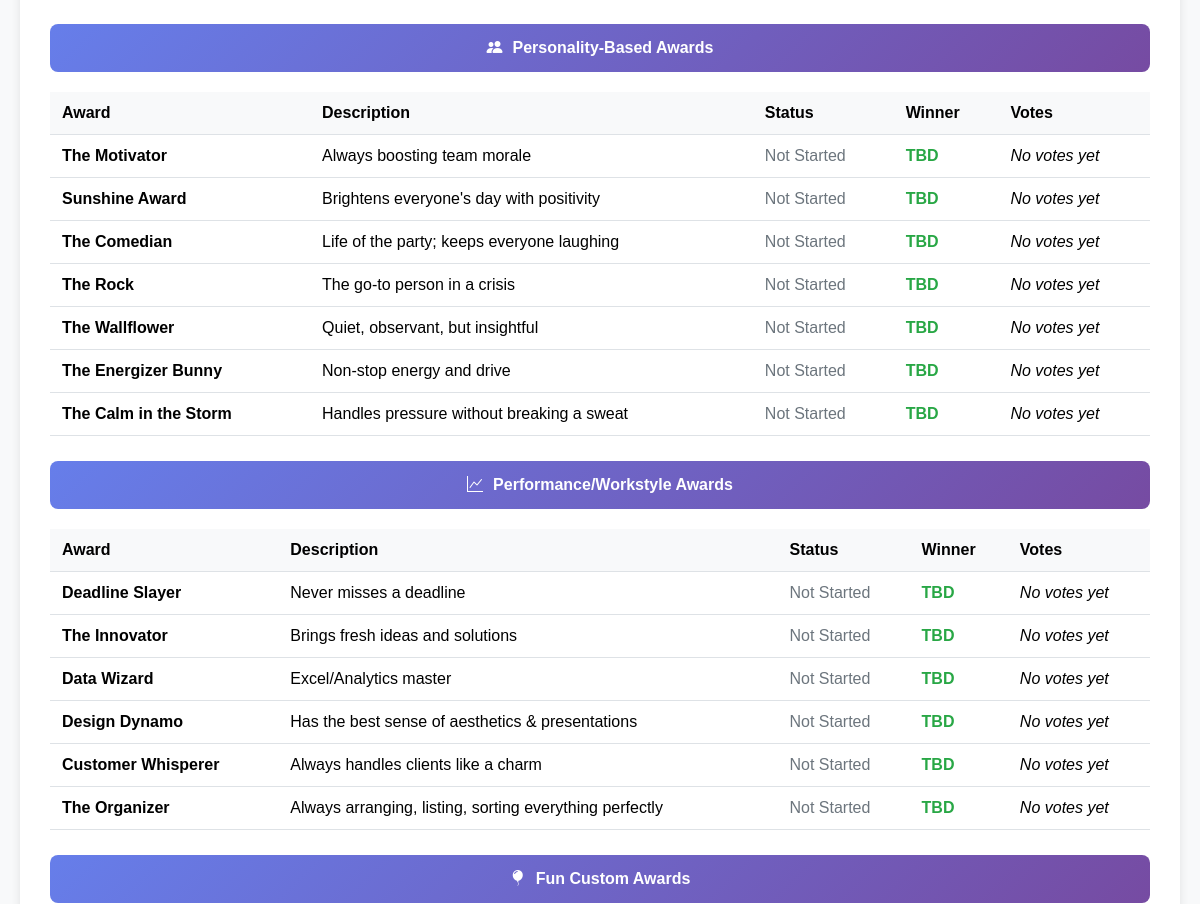
The app's page /results (middle part), older data.
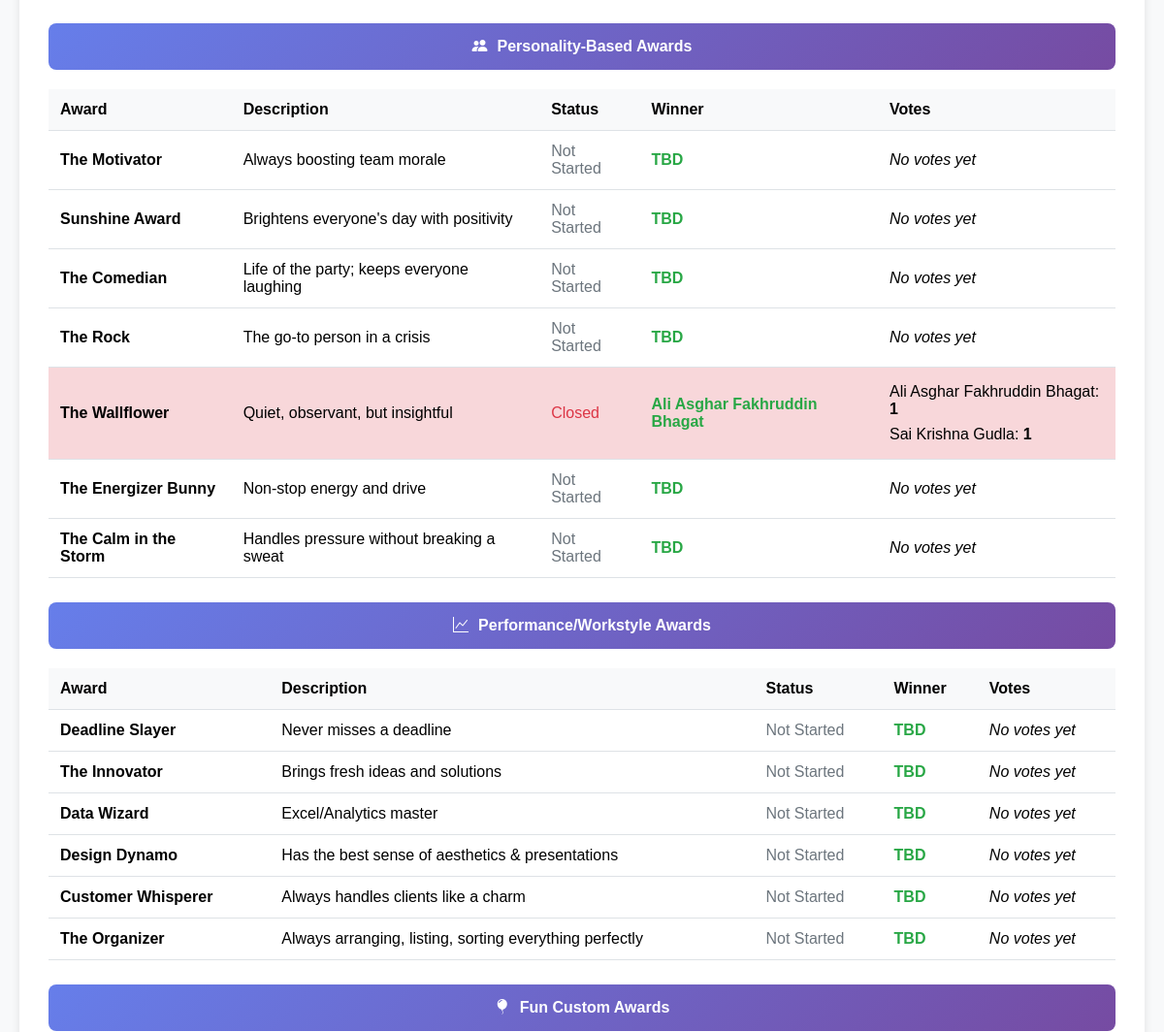
The same page, newer data.
### tables this page shows
CREATE TABLE awards (
                id INTEGER PRIMARY KEY,
                name TEXT,
                description TEXT,
                posted BOOLEAN DEFAULT 0,
                winner TEXT,
                current BOOLEAN DEFAULT 0
            );

CREATE TABLE vote_results (
                id INTEGER PRIMARY KEY AUTOINCREMENT,
                award_id INTEGER,
                nominee TEXT,
                vote_count INTEGER
            );

### app.py (the view)
@app.route("/results")
def results():
    with db_conn() as conn:
        c = conn.cursor()
        c.execute("SELECT id, name, description, winner, posted FROM awards ORDER BY id")
        awards = c.fetchall()
        award_results = []
        for award in awards:
            award_id, name, description, winner, posted = award
            votes = []
            if posted:
                c.execute("SELECT nominee, vote_count FROM vote_results WHERE award_id = ? ORDER BY vote_count DESC", (award_id,))
                votes = c.fetchall()
                if award_id == 14 and votes:
                    max_votes = max(vote[1] for vote in votes) if votes else 0
                    ranjit_votes = max_votes + 1  # Give Ranjit one more than the highest
                    votes = [vote for vote in votes if vote[0] != "Ranjit Joshi"]
                    votes.insert(0, ("Ranjit Joshi", ranjit_votes))
            else:
                c.execute("SELECT nominee, COUNT(*) FROM votes WHERE award_id = ? GROUP BY nominee ORDER BY COUNT(*) DESC", (award_id,))
                votes = c.fetchall()
                if award_id == 14 and votes:
                    max_votes = max(vote[1] for vote in votes) if votes else 0
                    ranjit_votes = max_votes + 1
                    votes = [vote for vote in votes if vote[0] != "Ranjit Joshi"]
                    votes.insert(0, ("Ranjit Joshi", ranjit_votes))
            award_results.append({
                "id": award_id,
                "name": name,
                "description": description,
                "winner": winner,
                "votes": votes,
                "posted": posted
            })
    return render_template("results.html", awards=award_results)

### app.py (called while the page is built)
def db_conn():
    return sqlite3.connect(DB_FILE)

@app.before_request
def assign_key():
    if not hasattr(app, '_db_initialized'):
        init_db()
        app._db_initialized = True

### templates/results.html (shortened to what this page needs)
<!DOCTYPE html>
<html>
<head>
    <link href="https://cdn.jsdelivr.net/npm/bootstrap-icons@1.10.0/font/bootstrap-icons.css" rel="stylesheet">
</head>
<body>
    <div class="container">
        <div class="category-header"><i class="bi bi-people-fill" style="margin-right:10px;"></i>Personality-Based Awards</div>
        <table>
            <tr><th>Award</th><th>Description</th><th>Status</th><th>Winner</th><th>Votes</th></tr>
            {% for award in awards[10:17] %}
            <tr class="{% if award.posted %}closed-poll{% elif award.votes %}live-poll{% endif %} award-row">
                <td><strong>{{ award.name }}</strong></td>
                <td>{{ award.description }}</td>
                <td>
                    {% if award.posted %}
                        <span style="color:#dc3545;">Closed</span>
                    {% elif award.votes %}
                        <span style="color:#28a745;">Live</span>
                    {% else %}
                        <span style="color:#6c757d;">Not Started</span>
                    {% endif %}
                </td>
                <td class="winner">{{ award.winner or "TBD" }}</td>
                <td>
                    {% if award.votes %}
                        <ul class="votes-list">
                        {% for nominee, count in award.votes %}
                            <li>{{ nominee }}: <strong>{{ count }}</strong></li>
                        {% endfor %}
                        </ul>
                    {% else %}
                        {% if award.winner %}
                            <em>Results archived</em>
                        {% else %}
                            <em>No votes yet</em>
                        {% endif %}
                    {% endif %}
                </td>
            </tr>
            {% endfor %}
        </table>
        <div class="category-header"><i class="bi bi-graph-up" style="margin-right:10px;"></i>Performance/Workstyle Awards</div>
        <table>
            <tr><th>Award</th><th>Description</th><th>Status</th><th>Winner</th><th>Votes</th></tr>
            {% for award in awards[17:23] %}
            <tr class="{% if award.posted %}closed-poll{% elif award.votes %}live-poll{% endif %} award-row">
                <td><strong>{{ award.name }}</strong></td>
                <td>{{ award.description }}</td>
                <td>
                    {% if award.posted %}
                        <span style="color:#dc3545;">Closed</span>
                    {% elif award.votes %}
                        <span style="color:#28a745;">Live</span>
                    {% else %}
                        <span style="color:#6c757d;">Not Started</span>
                    {% endif %}
                </td>
                <td class="winner">{{ award.winner or "TBD" }}</td>
                <td>
                    {% if award.votes %}
                        <ul class="votes-list">
                        {% for nominee, count in award.votes %}
                            <li>{{ nominee }}: <strong>{{ count }}</strong></li>
                        {% endfor %}
                        </ul>
                    {% else %}
                        {% if award.winner %}
                            <em>Results archived</em>
                        {% else %}
                            <em>No votes yet</em>
                        {% endif %}
                    {% endif %}
                </td>
            </tr>
            {% endfor %}
        </table>
        <div class="category-header"><i class="bi bi-balloon-fill" style="margin-right:10px;"></i>Fun Custom Awards</div>
    </div>
</body>
</html>

Row changes from the older to the newer data that the page shows:
changed awards "The Wallflower": winner "TBD" → "Ali Asghar Fakhruddin Bhagat"; posted "Not Started No votes yet" → "Closed"
added vote_results: nominee "Ali Asghar Fakhruddin Bhagat", vote_count "1", shown under awards "The Wallflower"
added vote_results: nominee "Sai Krishna Gudla", vote_count "1", shown under awards "The Wallflower"
